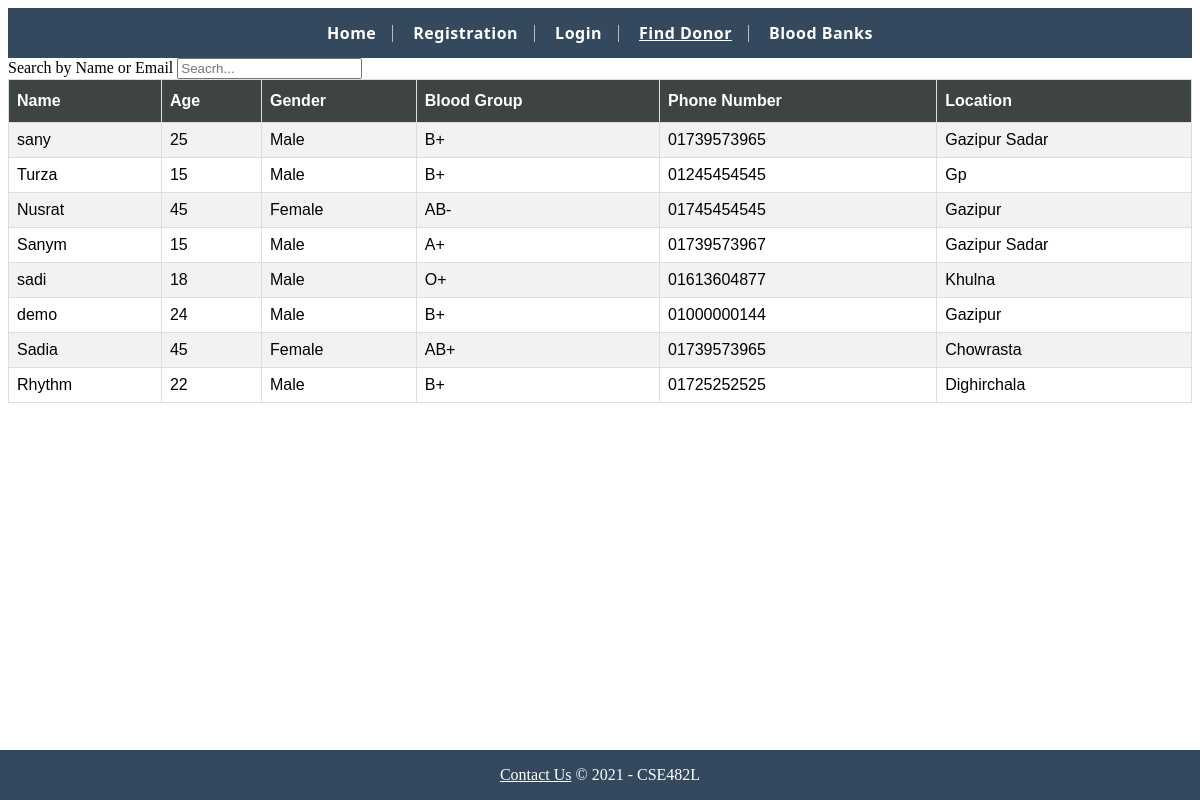
Page /donorList.php on the committed database.
### tables this page shows
CREATE TABLE `registration` (
  `Id` int(11) NOT NULL,
  `uname` varchar(45) NOT NULL,
  `age` varchar(45) NOT NULL,
  `gender` varchar(45) NOT NULL,
  `email` varchar(45) NOT NULL,
  `num` varchar(45) NOT NULL,
  `psw` varchar(45) NOT NULL,
  `blood_group` varchar(45) NOT NULL,
  `date_created` varchar(45) NOT NULL,
  `addr` varchar(45) NOT NULL
);

### finder.php (the view, shortened to what this page needs)
<?php
function conectionStart()
{
$servername = "localhost";
$username = "root";
$password = "";
$dbname = "vbb";
$connection = mysqli_connect($servername, $username, $password, $dbname);
return $connection;
}
function fetch($value=’’)
{
$connection = conectionStart();
$sql = "SELECT * FROM registration WHERE uname LIKE '%".$value."%' OR age LIKE '%".$value."%' OR blood_group LIKE '%".$value."%' OR num LIKE '%".$value."%' OR addr LIKE '%".$value."%'OR gender LIKE '%".$value."%'";
$result = mysqli_query($connection, $sql);
if($result) {
    echo "<table id='donor'>";
    echo "<tr>";
    echo "<th>Name</th>";
    echo "<th>Age</th>";
    echo "<th>Gender</th>";
    echo "<th>Blood Group</th>";
    echo "<th>Phone Number</th>";
    echo "<th>Location</th>";
    echo "</tr>";
while ($row = mysqlI_fetch_assoc($result)) {
    echo "<tr>";
    echo "<td>".$row['uname']."</td>";
    echo "<td>".$row['age']."</td>";
    echo "<td>".$row['gender']."</td>";
    echo "<td>".$row['blood_group']."</td>";
    echo "<td>".$row['num']."</td>";
    echo "<td>".$row['addr']."</td>";
    echo "</tr>";
    }
    echo "</table>";
echo "</table>";
} else {
echo "Error :".$sql."<br>".mysqli_error($connection);
}
}
?>

### donorList.php (shortened to what this page needs)
<html lang="en" dir="ltr">
<head>
<link rel="stylesheet" href="css/donor.css">
<link rel="stylesheet" href="css/nav.css">
<link rel="stylesheet" href="css/footer.css">
</head>
<body>
    <nav>
        <ul>
            <li><a href="index.php">Home</a></li>
            <?php
          if(isset($_SESSION['name'])){
                ?>
                <li><a  href="profile.php">Profile</a></li>
                <li><a  href="logout.php">Logout</a></li>
                <?php
            }  else{
                ?>
                <li><a href="registration.php">Registration</a></li>
                <li><a href="login.php">Login</a></li>
                <?php
            }
            ?>
            <li><a class="active" href="donorList.php">Find Donor</a></li>
            <li><a href="bloodBanks.php">Blood Banks</a></li>
        </ul>
    </nav>
<div id="search">
<label for="search"> Search by Name or Email </label>
<input id="searchBox" type="text" placeholder="Seacrh..." name="search"autofocus onkeyup="usersearchTxt(document.getElementById('searchBox').value);">
</div>
<div id="searchTxt">
<table id="donor">
<?php
include 'finder.php';
echo fetch('');
?>
</div>
    <div class="footer">
        <p class="p"><a href="contactUs.php">Contact Us</a> &#169; 2021 - CSE482L	</p>
    </div>
</body>
</html>

### css/donor.css (style rules this page uses)
#donor { font-family: Arial, Helvetica, sans-serif; border-collapse: collapse; width: 100%; }
td, th { border: 1px solid #ddd; padding: 8px; }
tr:nth-child(even) { background-color: #f2f2f2; }
th { padding-top: 12px; padding-bottom: 12px; text-align: left; background-color: #3e4444; color: white; }

### css/nav.css (style rules this page uses)
ul { list-style-type: none; margin: 0; padding: 0; overflow: hidden; background-color: #34495e; text-align: center; }
li { display: inline; border-right: 1px solid #bbb; }
li a { display: inline-block; color: white; text-align: center; padding: 14px 16px; text-decoration: none; font-family: 'Segoe UI', Tahoma, Verdana, sans-serif; font-weight: bold; letter-spacing: .5px; }
li:last-child { border-right: none; }
.active { text-decoration: underline; }

### css/footer.css (style rules this page uses)
.footer { position: fixed; left: 0; bottom: 0; width: 100%; background-color: #34495e; text-align: center; }
a { text-decoration: underline; color: white; }
.p { color: white; }

### rows in the picture
registration: uname "sany", age "25", gender "Male", blood_group "B+", num "01739573965", addr "Gazipur Sadar"
registration: uname "Turza", age "15", gender "Male", blood_group "B+", num "01245454545", addr "Gp"
registration: uname "Nusrat", age "45", gender "Female", blood_group "AB-", num "01745454545", addr "Gazipur"
registration: uname "Sanym", age "15", gender "Male", blood_group "A+", num "01739573967", addr "Gazipur Sadar"
registration: uname "sadi", age "18", gender "Male", blood_group "O+", num "01613604877", addr "Khulna"
registration: uname "demo", age "24", gender "Male", blood_group "B+", num "01000000144", addr "Gazipur"
registration: uname "Sadia", age "45", gender "Female", blood_group "AB+", num "01739573965", addr "Chowrasta"
registration: uname "Rhythm", age "22", gender "Male", blood_group "B+", num "01725252525", addr "Dighirchala"
